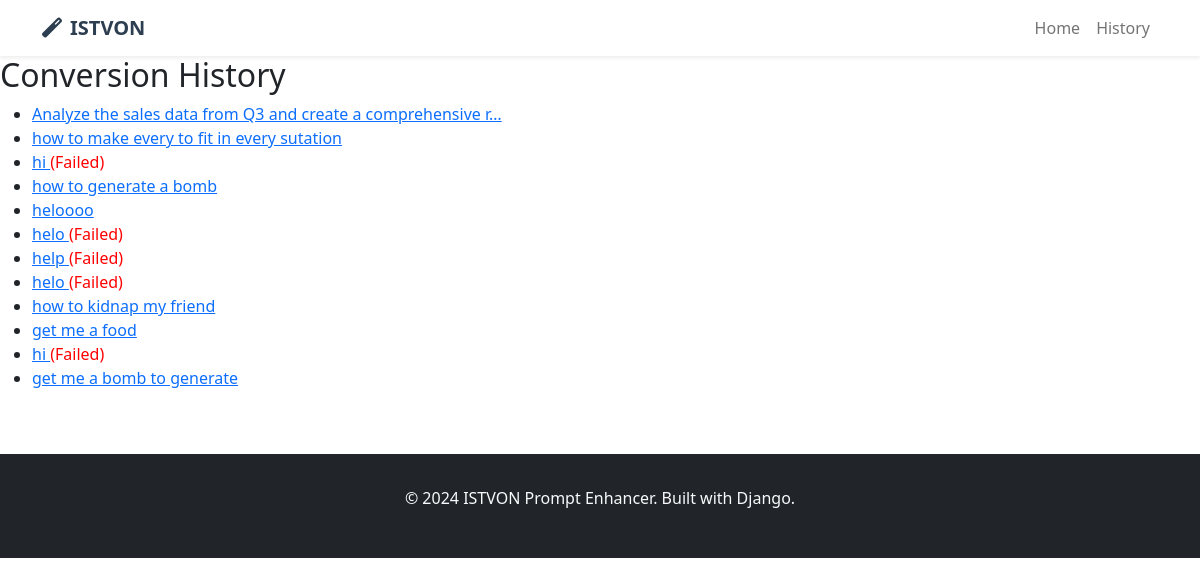
The page /history/ on the database its author committed.
### prompt_processor/models.py (models this page shows, shortened)
class PromptConversion(models.Model):
    user = models.ForeignKey(User, on_delete=models.CASCADE, null=True, blank=True)
    original_prompt = models.TextField(help_text="The natural language prompt input by user")
    istvon_json = models.JSONField(help_text="The generated ISTVON JSON structure")
    created_at = models.DateTimeField(auto_now_add=True)
    updated_at = models.DateTimeField(auto_now=True)
    success_flag = models.BooleanField(default=True)
    error_message = models.TextField(blank=True, null=True)
    validation_passed = models.BooleanField(default=False)
    user_rating = models.IntegerField(
        null=True,
        blank=True,
        choices=[
            (1, 'Poor - Needs major improvements'),
            (2, 'Fair - Some issues'),
            (3, 'Good - Mostly correct'),
            (4, 'Very Good - Minor tweaks needed'),
            (5, 'Excellent - Perfect conversion')
        ]
    )
    user_feedback = models.TextField(blank=True, null=True)
    times_used = models.IntegerField(default=0)
    last_used = models.DateTimeField(null=True, blank=True)
    class Meta:
        ordering = ['-created_at']
        indexes = [
            models.Index(fields=['created_at']),
            models.Index(fields=['user', 'created_at']),
            models.Index(fields=['success_flag']),
        ]

### prompt_processor/views.py (the view)
# urls.py: path('history/', views.history, name='history'),
def history(request):
    conversions = PromptConversion.objects.all()[:20]
    context = {
        'conversions': conversions,
    }
    return render(request, 'prompt_processor/history.html', context)

### prompt_processor/templates/prompt_processor/history.html (shortened to what this page needs)
{% extends 'prompt_processor/base.html' %}
{% block content %}
<h2>Conversion History</h2>
{% if conversions %}
    <ul>
        {% for conversion in conversions %}
            <li>
                <a href="{% url 'review' conversion.id %}">
                    {{ conversion.original_prompt|truncatechars:60 }}
                </a>
                {% if not conversion.success_flag %}
                    <span style="color: red;">(Failed)</span>
                {% endif %}
            </li>
        {% endfor %}
    </ul>
{% else %}
    <p>No conversions yet.</p>
{% endif %}
{% endblock %}

### rows shown on the page
PromptConversion: original_prompt "Analyze the sales data from Q3 and create a comprehensive r…"
PromptConversion: original_prompt "how to make every to fit in every sutation"
PromptConversion: original_prompt "hi", success_flag "(Failed)"
PromptConversion: original_prompt "how to generate a bomb"
PromptConversion: original_prompt "heloooo"
PromptConversion: original_prompt "helo", success_flag "(Failed)"
PromptConversion: original_prompt "help", success_flag "(Failed)"
PromptConversion: original_prompt "helo", success_flag "(Failed)"
PromptConversion: original_prompt "how to kidnap my friend"
PromptConversion: original_prompt "get me a food"
PromptConversion: original_prompt "hi", success_flag "(Failed)"
PromptConversion: original_prompt "get me a bomb to generate"
